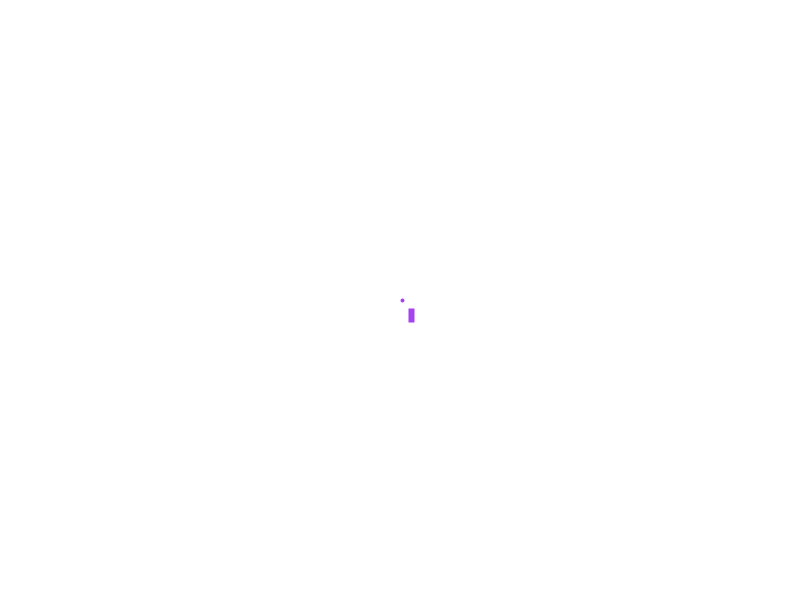
Frame 1 (no input)
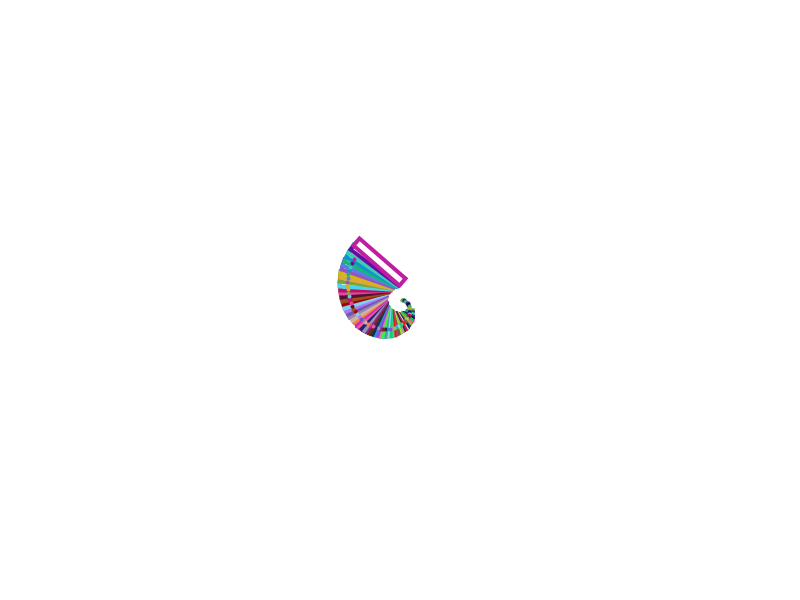
Frame 60 (the mouse pressed at the canvas centre just before this capture)
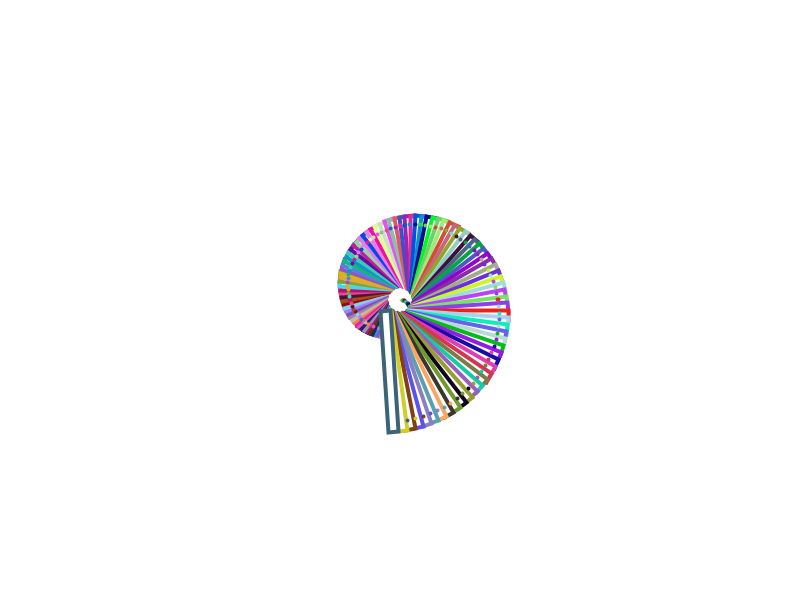
Frame 120 (the mouse held since frame 60 and released just before this capture)

The Processing sketch that drew these frames (run headless with seeded random() and noise(); from frame 60 on, the mouse is pressed at the canvas centre):

// Processing sketch: processing_182352
// ── processing_182352.pde

float i;
float angle;
float zoom;
void setup(){
  size(800,600);
  background(255,255,255);

  i = 1;
  angle = 0; 

  }


void draw(){
 translate(width/2,height/2);
 rotate(angle);
 i += 1;
 angle += PI/48;
   strokeWeight(4);
stroke(random(1,255), random(1,255),random(1,255));
 point(i,0);
 rect(10,10,i,10);
  
}
